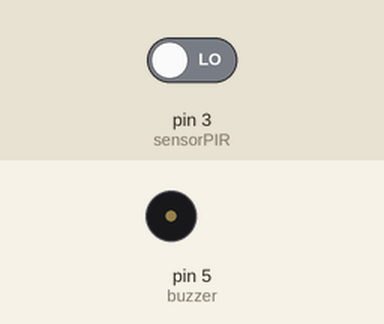
Recording of a sketch running on a simulated Arduino Uno, built with avr-gcc and run on an emulated ATmega328P. Parts: buzzer (waves = sounding). The test bench sets the inputs (shaded band); at power-on: pin 3 (sensorPIR) LOW.

Above: at 1.2 s.
1.3 s: pin 3 (sensorPIR) driven HIGH
At 2.0 s:
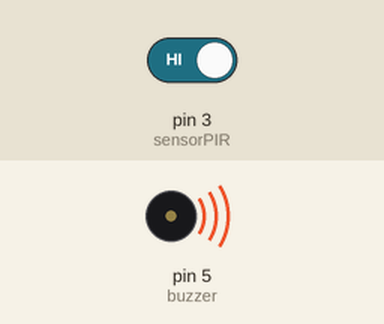
2.8 s: pin 3 (sensorPIR) driven LOW
At 3.1 s:
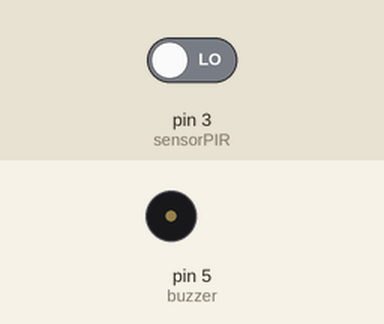
Timing chart, 0 to 5.8 s (numbered marks = the images above; inputs shaded):
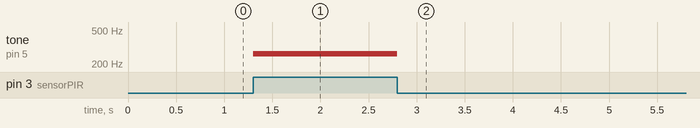

Measured:
- after the input at 1.3 s, tone on pin 5 (buzzer): silent → 264 Hz at once
- after the input at 2.8 s, tone on pin 5 (buzzer): 264 Hz → silent at once

The sketch:

sensor_movimento.ino
```cpp
// C++ code
//
int sensorPIR =3;
int buzzer =5;
void setup()
{
  pinMode(sensorPIR, INPUT);
  pinMode(buzzer,OUTPUT);
}

void loop()
{
 int detectarPresencao= digitalRead(sensorPIR);
  if(detectarPresencao == 1){
    tone(buzzer,264);
  }else{
   noTone(buzzer);
  }

}
```
